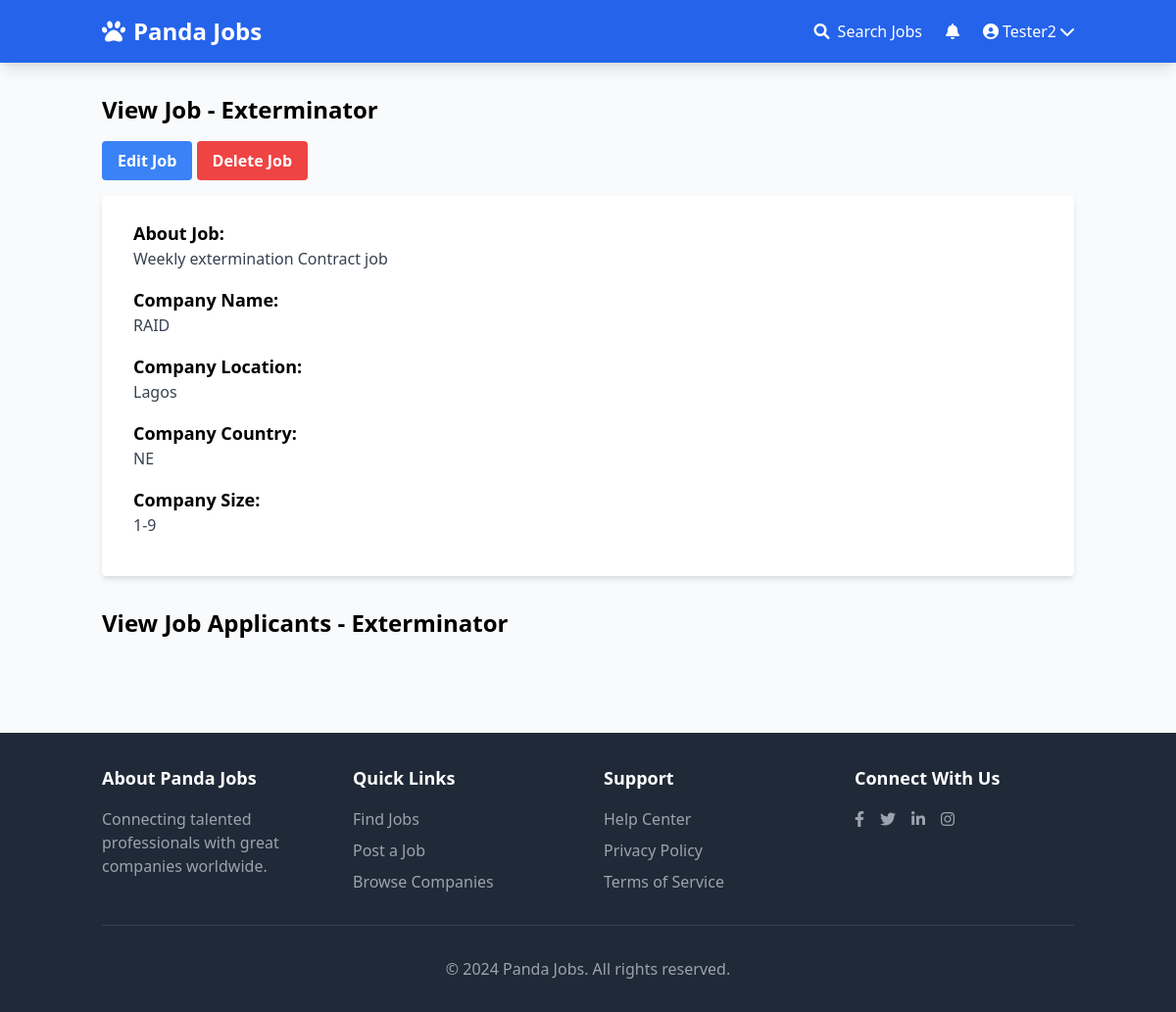
Before: /userprofile/job/7/ (signed in) with the older database file.
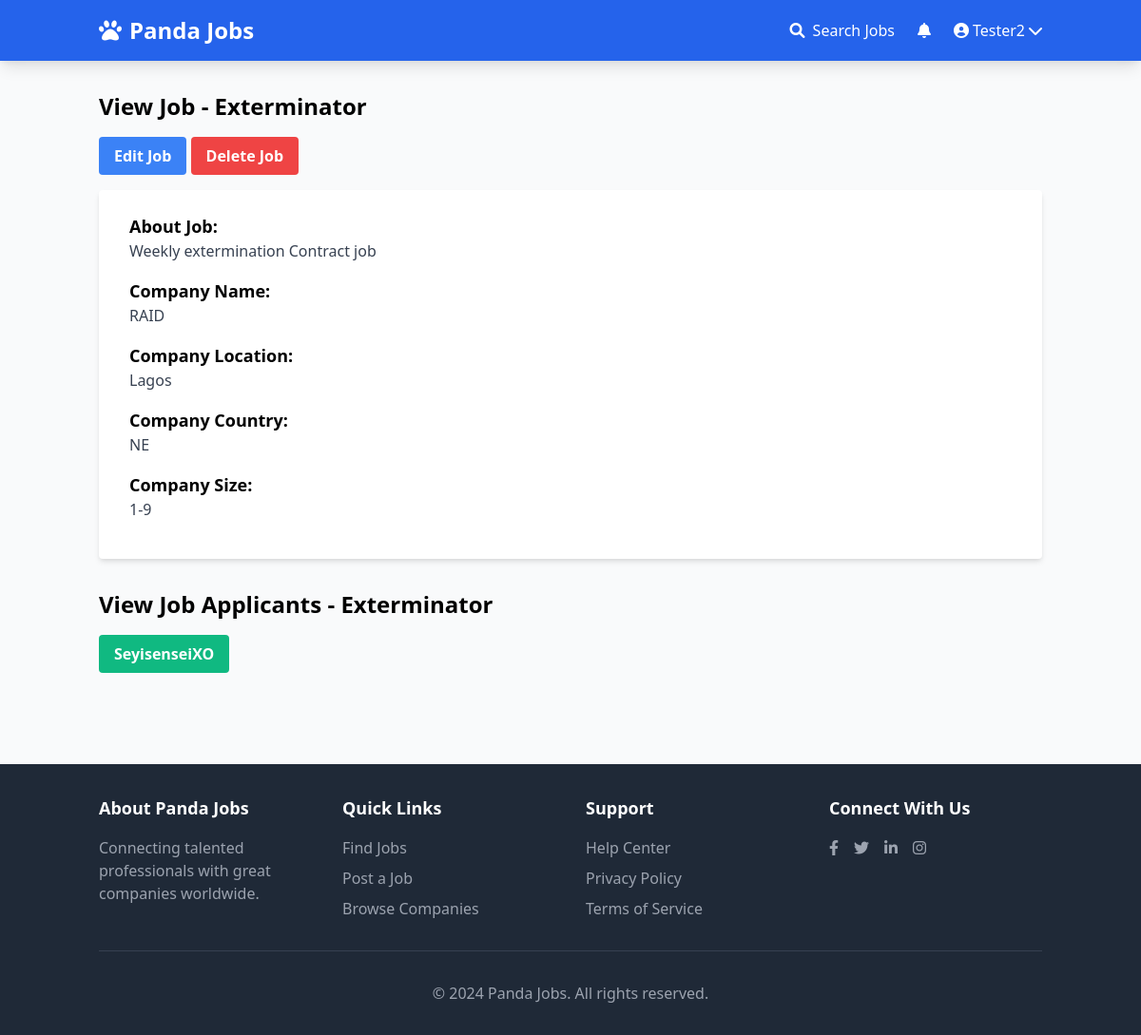
After: the same page with the newer database file.
### apps/jobs/models.py (models this page shows, shortened)
class JobApplication(models.Model):
    job = models.ForeignKey(Job, related_name='applications', on_delete=models.CASCADE)
    content = models.TextField()
    experience = models.TextField()
    created_at = models.DateTimeField(auto_now_add=True)
    created_by = models.ForeignKey(User, related_name='applications', on_delete=models.CASCADE)
    updated_at = models.DateTimeField(auto_now=True)

### apps/userprofile/views.py (the view)
# urls.py: path('job/<int:job_id>/', view_dashboard_job, name='view_dashboard_job'),
@login_required
def view_dashboard_job(request, job_id):
    job = get_object_or_404(Job, pk=job_id, created_by=request.user)
    return render(request, 'view_dashboard_job.html', {'job':job})

### apps/notifications/context_processors.py (called while the page is built)
def notification(request):
    if request.user.is_authenticated:
        return {'notifications': request.user.notifications.filter(is_read=False)}
    else:
        return {'notifications': []}

### apps/userprofile/templates/view_dashboard_job.html
{% extends 'base.html' %}
{% block content %}
    <div class="container mx-auto">
        <h2 class="text-2xl font-bold mb-4">View Job - {{ job.title }}</h2>
        <a href="{% url 'edit_job' job.id %}" class="bg-blue-500 hover:bg-blue-700 text-white font-bold py-2 px-4 rounded mb-4 inline-block">Edit Job</a>
        <a href="" class="bg-red-500 hover:bg-red-700 text-white font-bold py-2 px-4 rounded mb-4 inline-block">Delete Job</a>
        <div class="bg-white shadow-md rounded px-8 py-6 mb-8">
            <div class="mb-4">
                <p class="text-lg font-semibold">About Job:</p>
                <p class="text-gray-700">{{ job.summary }}</p>
            </div>
            <div class="mb-4">
                <p class="text-lg font-semibold">Company Name:</p>
                <p class="text-gray-700">{{ job.company_name }}</p>
            </div>
            <div class="mb-4">
                <p class="text-lg font-semibold">Company Location:</p>
                <p class="text-gray-700">{{ job.company_location }}</p>
            </div>
            <div class="mb-4">
                <p class="text-lg font-semibold">Company Country:</p>
                <p class="text-gray-700">{{ job.company_country }}</p>
            </div>
            <div class="mb-4">
                <p class="text-lg font-semibold">Company Size:</p>
                <p class="text-gray-700">{{ job.get_company_size_display }}</p>
            </div>
        </div>
        <h2 class="text-2xl font-bold mb-4">View Job Applicants - {{ job.title }}</h2>
        {% for application in job.applications.all %}
            <a href="{% url 'view_application' application.id %}" class="bg-green-500 hover:bg-green-700 text-white font-bold py-2 px-4 rounded inline-block mb-4">{{ application.created_by.username }}</a>
        {% endfor %}
    </div>
{% endblock %}

Changed rows visible on the page:
added JobApplication: created_by.username "SeyisenseiXO"
